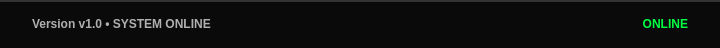
<?xml version="1.0" encoding="UTF-8"?>
<ui version="4.0">
 <class>DashboardFooterFrame</class>
 <widget class="QWidget" name="DashboardFooterFrame">
  <property name="geometry">
   <rect>
    <x>0</x>
    <y>0</y>
    <width>720</width>
    <height>48</height>
   </rect>
  </property>
  <property name="sizePolicy">
   <sizepolicy hsizetype="Expanding" vsizetype="Fixed">
    <horstretch>0</horstretch>
    <verstretch>0</verstretch>
   </sizepolicy>
  </property>
  <property name="minimumSize">
   <size>
    <width>720</width>
    <height>48</height>
   </size>
  </property>
  <property name="maximumSize">
   <size>
    <width>720</width>
    <height>48</height>
   </size>
  </property>
  <property name="windowTitle">
   <string>Form</string>
  </property>
  <property name="styleSheet">
   <string notr="true">/* =========================
   SMARTBOX FOOTER COMPONENT
   ========================= */

#DashboardFooterFrame {
    background-color: #0A0A0A;
    border-top: 2px solid #333333;
}

#FooterVersionLabel {
    background-color: transparent;
    border: none;
    color: #B0B0B0;

    font-family: &quot;Be Vietnam Pro&quot;, &quot;Arial&quot;, sans-serif;
    font-size: 12px;
    font-weight: 700;
}

#FooterStatusDot {
    background-color: #00FF41;
    border: none;
    border-radius: 4px;
}

#FooterStatusLabel {
    background-color: transparent;
    border: none;
    color: #00FF41;

    font-family: &quot;Be Vietnam Pro&quot;, &quot;Arial&quot;, sans-serif;
    font-size: 12px;
    font-weight: 700;
}</string>
  </property>
  <layout class="QHBoxLayout" name="horizontalLayout">
   <property name="spacing">
    <number>8</number>
   </property>
   <property name="leftMargin">
    <number>32</number>
   </property>
   <property name="topMargin">
    <number>0</number>
   </property>
   <property name="rightMargin">
    <number>32</number>
   </property>
   <property name="bottomMargin">
    <number>0</number>
   </property>
   <item>
    <widget class="QLabel" name="FooterVersionLabel">
     <property name="text">
      <string>Version v1.0 • SYSTEM ONLINE</string>
     </property>
     <property name="wordWrap">
      <bool>true</bool>
     </property>
    </widget>
   </item>
   <item>
    <widget class="QLabel" name="FooterStatusLabel">
     <property name="text">
      <string>ONLINE</string>
     </property>
     <property name="alignment">
      <set>Qt::AlignRight|Qt::AlignTrailing|Qt::AlignVCenter</set>
     </property>
     <property name="wordWrap">
      <bool>true</bool>
     </property>
    </widget>
   </item>
  </layout>
 </widget>
 <resources>
  <include location="../../resources.qrc"/>
 </resources>
 <connections/>
</ui>
